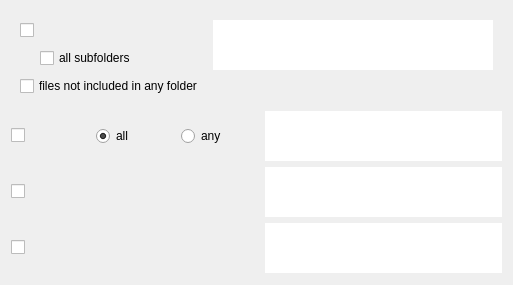
<?xml version="1.0" encoding="UTF-8"?>
<ui version="4.0">
 <class>pageGen</class>
 <widget class="QWidget" name="pageGen">
  <property name="geometry">
   <rect>
    <x>0</x>
    <y>0</y>
    <width>513</width>
    <height>285</height>
   </rect>
  </property>
  <property name="windowTitle">
   <string>Form</string>
  </property>
  <layout class="QVBoxLayout" name="verticalLayout">
   <item>
    <widget class="QFrame" name="topFrameFltr">
     <layout class="QGridLayout" name="gridLayout_2" columnstretch="2,3">
      <item row="0" column="0">
       <widget class="QCheckBox" name="selected_dir">
        <property name="checked">
         <bool>false</bool>
        </property>
        <attribute name="buttonGroup">
         <string notr="true">file_buttons</string>
        </attribute>
       </widget>
      </item>
      <item row="0" column="1" rowspan="2">
       <widget class="QPlainTextEdit" name="dir_list">
        <property name="minimumSize">
         <size>
          <width>0</width>
          <height>50</height>
         </size>
        </property>
        <property name="maximumSize">
         <size>
          <width>16777215</width>
          <height>50</height>
         </size>
        </property>
        <property name="frameShape">
         <enum>QFrame::NoFrame</enum>
        </property>
        <property name="frameShadow">
         <enum>QFrame::Plain</enum>
        </property>
        <property name="readOnly">
         <bool>true</bool>
        </property>
       </widget>
      </item>
      <item row="1" column="0">
       <layout class="QHBoxLayout" name="horizontalLayout">
        <item>
         <spacer name="horizontalSpacer">
          <property name="orientation">
           <enum>Qt::Horizontal</enum>
          </property>
          <property name="sizeType">
           <enum>QSizePolicy::Fixed</enum>
          </property>
          <property name="sizeHint" stdset="0">
           <size>
            <width>20</width>
            <height>20</height>
           </size>
          </property>
         </spacer>
        </item>
        <item>
         <widget class="QCheckBox" name="subDirs">
          <property name="minimumSize">
           <size>
            <width>120</width>
            <height>0</height>
           </size>
          </property>
          <property name="text">
           <string>all subfolders</string>
          </property>
         </widget>
        </item>
       </layout>
      </item>
      <item row="2" column="0" colspan="2">
       <widget class="QCheckBox" name="no_folder">
        <property name="text">
         <string>files not included in any folder</string>
        </property>
        <attribute name="buttonGroup">
         <string notr="true">file_buttons</string>
        </attribute>
       </widget>
      </item>
     </layout>
    </widget>
   </item>
   <item>
    <layout class="QGridLayout" name="gridLayout" columnstretch="1,1,1,3">
     <item row="0" column="0">
      <widget class="QCheckBox" name="selected_tag">
       <property name="minimumSize">
        <size>
         <width>50</width>
         <height>0</height>
        </size>
       </property>
       <property name="checked">
        <bool>false</bool>
       </property>
      </widget>
     </item>
     <item row="0" column="1">
      <widget class="QRadioButton" name="all_btn">
       <property name="minimumSize">
        <size>
         <width>60</width>
         <height>0</height>
        </size>
       </property>
       <property name="text">
        <string>all</string>
       </property>
       <property name="checked">
        <bool>true</bool>
       </property>
       <attribute name="buttonGroup">
        <string notr="true">tag_buttons</string>
       </attribute>
      </widget>
     </item>
     <item row="0" column="2">
      <widget class="QRadioButton" name="any_btn">
       <property name="minimumSize">
        <size>
         <width>60</width>
         <height>0</height>
        </size>
       </property>
       <property name="text">
        <string>any</string>
       </property>
       <attribute name="buttonGroup">
        <string notr="true">tag_buttons</string>
       </attribute>
      </widget>
     </item>
     <item row="0" column="3">
      <widget class="QPlainTextEdit" name="tag_list">
       <property name="sizePolicy">
        <sizepolicy hsizetype="Expanding" vsizetype="Fixed">
         <horstretch>0</horstretch>
         <verstretch>0</verstretch>
        </sizepolicy>
       </property>
       <property name="maximumSize">
        <size>
         <width>16777215</width>
         <height>50</height>
        </size>
       </property>
       <property name="frameShape">
        <enum>QFrame::NoFrame</enum>
       </property>
       <property name="frameShadow">
        <enum>QFrame::Plain</enum>
       </property>
       <property name="readOnly">
        <bool>true</bool>
       </property>
      </widget>
     </item>
     <item row="1" column="3">
      <widget class="QPlainTextEdit" name="ext_list">
       <property name="sizePolicy">
        <sizepolicy hsizetype="Expanding" vsizetype="Fixed">
         <horstretch>0</horstretch>
         <verstretch>0</verstretch>
        </sizepolicy>
       </property>
       <property name="maximumSize">
        <size>
         <width>16777215</width>
         <height>50</height>
        </size>
       </property>
       <property name="frameShape">
        <enum>QFrame::NoFrame</enum>
       </property>
       <property name="frameShadow">
        <enum>QFrame::Plain</enum>
       </property>
       <property name="readOnly">
        <bool>true</bool>
       </property>
      </widget>
     </item>
     <item row="2" column="3">
      <widget class="QPlainTextEdit" name="author_list">
       <property name="sizePolicy">
        <sizepolicy hsizetype="Expanding" vsizetype="Fixed">
         <horstretch>0</horstretch>
         <verstretch>0</verstretch>
        </sizepolicy>
       </property>
       <property name="maximumSize">
        <size>
         <width>16777215</width>
         <height>50</height>
        </size>
       </property>
       <property name="frameShape">
        <enum>QFrame::NoFrame</enum>
       </property>
       <property name="frameShadow">
        <enum>QFrame::Plain</enum>
       </property>
       <property name="readOnly">
        <bool>true</bool>
       </property>
      </widget>
     </item>
     <item row="1" column="0" colspan="3">
      <widget class="QCheckBox" name="selected_ext"/>
     </item>
     <item row="2" column="0" colspan="3">
      <widget class="QCheckBox" name="selected_author"/>
     </item>
    </layout>
   </item>
   <item>
    <spacer name="verticalSpacer">
     <property name="orientation">
      <enum>Qt::Vertical</enum>
     </property>
     <property name="sizeHint" stdset="0">
      <size>
       <width>20</width>
       <height>0</height>
      </size>
     </property>
    </spacer>
   </item>
  </layout>
 </widget>
 <resources/>
 <connections/>
 <buttongroups>
  <buttongroup name="file_buttons">
   <property name="exclusive">
    <bool>false</bool>
   </property>
  </buttongroup>
  <buttongroup name="tag_buttons"/>
 </buttongroups>
</ui>
